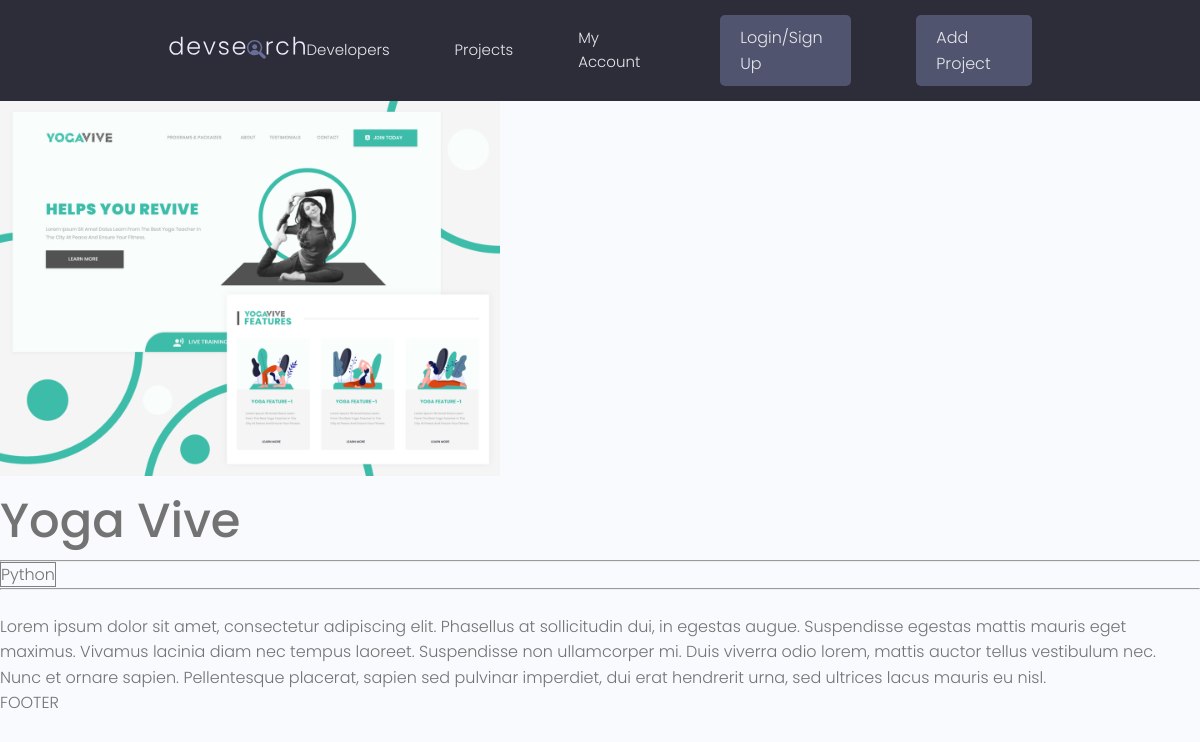
Screenshot of /project/43ab2785-7dae-4a2b-bc6f-79495f9925ba/ with the database file from the repository.
### projects/models.py (models this page shows, shortened)
class Project(models.Model):
    title = models.CharField(max_length=200)
    description = models.TextField(null=True, blank=True) #makes it not mandatory; null=false by default
    featured_image = models.ImageField(null=True, blank=True, default="default.jpg") #need to pip install pillow to use this
    demo_link = models.CharField(max_length=2000, null=True, blank=True)
    source_link = models.CharField(max_length=2000, null=True, blank=True)
    tags = models.ManyToManyField('Tag', blank=True)
    vote_total = models.IntegerField(default=0, null=True, blank=True)
    vote_ratio = models.IntegerField(default=0, null=True, blank=True)
    created = models.DateTimeField(auto_now_add=True)
    id = models.UUIDField(default=uuid.uuid4, unique=True, primary_key=True, editable=False)

class Tag(models.Model):
    name = models.CharField(max_length=200)
    created = models.DateTimeField(auto_now_add=True)
    id = models.UUIDField(default=uuid.uuid4, unique=True, primary_key=True, editable=False)
    def __str__(self):
        return self.name

### projects/views.py (the view)
# urls.py: path('project/<str:pk>/',views.project, name="project"), #pk = primary key; can also use slug or int
def project(request, pk): #pk: dynamic value (primary key)
    projectObj = Project.objects.get(id=pk)
    return render(request, 'projects/single-project.html', {'project':projectObj})

### projects/templates/projects/single-project.html
{% extends 'main.html' %}
{% block content %}
<img style="max-width: 500px;" src="{{ project.featured_image.url }}">
<h1>{{project.title}}</h1>
<hr>
{% for tag in project.tags.all %}
    <span style="border:1px solid grey">{{tag}}</span>
{% endfor %}
<hr>
<br>
<p>{{project.description}}</p>
{% endblock content %}

### static/styles/app.css (style rules this page uses)
:root { --color-sub: #2d2d39; }
img { width: 100%; }

### static/uikit/styles/modules/_variables.css (style rules this page uses)
:root { --color-main: #5aa5b9; --color-main-light: #e6faff; --color-sub: #3f4156; --color-sub-light: #51546e; --color-sub-lighter: #ededfd; --color-text: #737373; --color-gray: #8b8b8b; --color-light: #e5e7eb; --color-light-gray: #767676; --color-bg: #f8fafd; --color-white: #fffefd; --color-white-light: #f3f3f3; --color-success: #359e64; --color-success-bg: #def8e8; --color-error: #fc4b0b; --color-error-bg: #fff2ee; --font-base: 'Poppins', arial, helvetica, 'Segoe UI', roboto, ubuntu, sans-serif; --font-monospace: 'Fira Code', 'Courier New', courier, monospace; --font-regular: 300; --font-medium: 500; --font-bold: 700; --generic-shadow: 1px 1px 5px #00000010; --generic-transition: all 0.3s ease-in-out; }

### static/uikit/styles/modules/_base.css (style rules this page uses)
* { margin: 0; padding: 0; box-sizing: border-box; text-rendering: optimizeLegibility; color: inherit; font-size: inherit; }
html { font-size: 50%; }
@media only screen and (min-width: 480px) { html { font-size: 56.25%; } }
@media only screen and (min-width: 1200px) { html { font-size: 62.5%; } }
body { line-height: 1.6; font-weight: 400; font-size: 1.5rem; color: var(--color-text); background-color: var(--color-bg); min-height: 100vh; }

### static/uikit/styles/modules/_typography.css (style rules this page uses)
* { font-family: var(--font-base); }
h1 { font-size: 4.8rem; font-weight: var(--font-medium); }
p, span, strong { font-size: 1.6rem; color: var(--color-text); font-weight: var(--font-regular); }

### rows the page displays
Project: featured_image (picture), title "Yoga Vive", description "Lorem ipsum dolor sit amet, consectetur adipiscing elit. Phasellus at sollicitudin dui, in egestas augue. Suspendisse egestas mattis mauris eget maximus. Vivamus lacinia diam nec tempus laoreet. Suspendisse non ullamcorper mi. Duis viverra odio lorem, mattis auctor tellus vestibulum nec. Nunc et ornare sapien. Pellentesque placerat, sapien sed pulvinar imperdiet, dui erat hendrerit urna, sed ultrices lacus mauris eu nisl."
Tag: name "Python"
